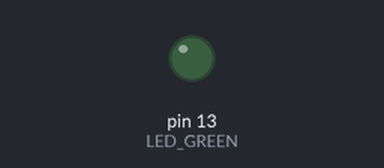
Simulated run of this program. Board: Arduino Uno, built with avr-gcc and run on an emulated ATmega328P. On the bench: output pins drawn as LEDs (lit = HIGH).

Above: at 0.3 s.
At 4.5 s:
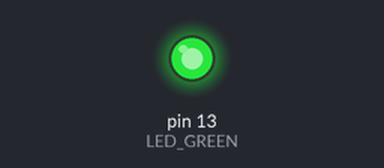
Timing chart, 0 to 5.8 s (numbered marks = the images above):
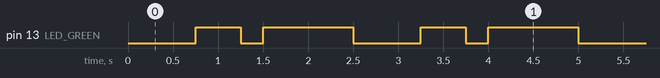

The program:

main.cpp
```cpp
// (licence header left out)
/* Defines -----------------------------------------------------------*/
#define LED_GREEN PB5    // PB5 is AVR pin where green on-board LED
                        // is connected
#define SHORT_DELAY 250 // Delay in milliseconds
#define LONG_DELAY 750 // Delay in mill..
#ifndef F_CPU
# define F_CPU 16000000 // CPU frequency in Hz required for delay funcs
#endif

/* Includes ----------------------------------------------------------*/
#include <avr/io.h>     // AVR device-specific IO definitions
#include <util/delay.h> // Functions for busy-wait delay loops


// -----
// This part is needed to use Arduino functions but also physical pin
// names. We are using Arduino-style just to simplify the first lab.
#include "Arduino.h"
#define PB5 13          // In Arduino world, PB5 is called "13"
// -----


/* Function definitions ----------------------------------------------*/
/**********************************************************************
 * Function: Main function where the program execution begins
 * Purpose:  Toggle one LED and use delay library.
 * Returns:  none
 **********************************************************************/
/*
int main(void)
{
    uint8_t led_value = LOW;  // Local variable to keep LED status

    // Set pin where on-board LED is connected as output
    pinMode(LED_GREEN, OUTPUT);
    pinMode(PD3,OUTPUT);
    // Infinite loop
    while (1)
    {
        // Turn ON/OFF on-board LED
        digitalWrite(LED_GREEN, led_value);
        digitalWrite(PD3, led_value);
        // Pause several milliseconds
        _delay_ms(SHORT_DELAY);

        // Change LED value
        if (led_value == LOW)
            led_value = HIGH;
        else
            led_value = LOW;
    }

    // Will never reach this
    return 0;
}*/

int main(void)
{
    uint8_t led_value = LOW;
    pinMode(LED_GREEN, OUTPUT);
    // Infinite loop
    while (1)
    {
        digitalWrite(LED_GREEN,led_value);
        _delay_ms(LONG_DELAY);
        digitalWrite(LED_GREEN,HIGH);
        _delay_ms(500);
        digitalWrite(LED_GREEN,led_value);
        _delay_ms(SHORT_DELAY);
        digitalWrite(LED_GREEN,HIGH);
        _delay_ms(1000);
    }

    // Will never reach this
    return 0;
}
```

Measured:
- by itself, pin 13 (LED_GREEN): repeats every 2.5 s: LOW 0.25 s, HIGH 1.0 s, LOW 0.75 s, HIGH 0.50 s
- by itself, everything shown: repeats every 2.5 s, in 4 steps
